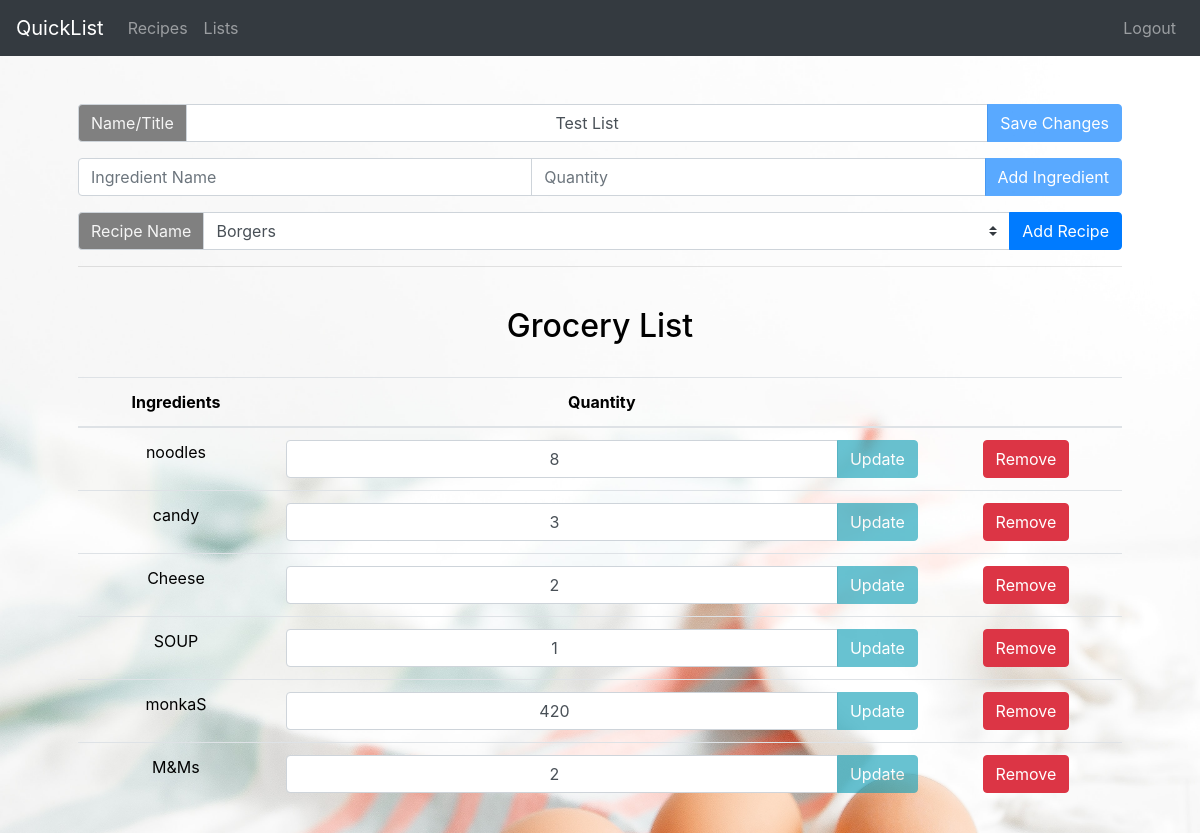
Page /lists/edit/5 (signed in) on the committed database.
### tables this page shows
CREATE TABLE "lists" (
	"id"	INTEGER NOT NULL UNIQUE,
	"user_id"	INTEGER NOT NULL,
	"name"	TEXT NOT NULL,
	"time_created"	NUMERIC NOT NULL,
	FOREIGN KEY("user_id") REFERENCES "users"("id"),
	PRIMARY KEY("id" AUTOINCREMENT)
);

CREATE TABLE "lists-ingredients-relations" (
	"list_id"	INTEGER NOT NULL,
	"ingredient_id"	INTEGER,
	"quantity"	INTEGER NOT NULL,
	"checked"	INTEGER NOT NULL DEFAULT 0,
	FOREIGN KEY("list_id") REFERENCES "lists"("id"),
	FOREIGN KEY("ingredient_id") REFERENCES "ingredients"("id")
);

CREATE TABLE 'ingredients' (
id INTEGER PRIMARY KEY AUTOINCREMENT,
name TEXT NOT NULL);

### app.py (the view)
@app.route('/lists/edit/<listID>', methods=["GET"])
@login_required
def editList(listID):
    lists = db.execute('SELECT * FROM lists WHERE id = ?', [listID]).fetchall()
    ingredients = db.execute("SELECT * FROM ingredients JOIN 'lists-ingredients-relations' ON ingredients.id = 'lists-ingredients-relations'.ingredient_id WHERE list_id = ?", [listID]).fetchall()
    recipes = db.execute('SELECT * FROM recipes WHERE user_id = ? ORDER BY name', [session['user_id']]).fetchall()
    return render_template('listEdit.html', recipes=recipes, list=lists, ingredients=ingredients)

### util.py (called while the page is built)
def login_required(f):
    @wraps(f)
    def wrap(*args, **kwargs):
        if session.get("user_id") is None:
            flash("You need to login first")
            return redirect('/login')
        else:
            return f(*args, **kwargs)
    return wrap

### templates/listEdit.html (shortened to what this page needs)
{% extends "layout.html" %}
{% block main %}
    <div class="container p-5" style="text-align: center;">
        <div class="input-group mb-3">
            <div class="input-group-prepend">
                <label class="input-group-text" for="listName" style="background-color: gray; color: whitesmoke">Name/Title</label>
            </div>
            <input name="listName" value="{{list[0][2]}}" placeholder="List Name" class="form-control" type="text" id="listName" style="text-align: center;">
            <div class="input-group-append">
                <button class="btn btn-primary" id="listNameButton" type="button" disabled>Save Changes</button>
            </div>
        </div>
        <div class="input-group mb-3">
            <input name="name" id="name" type="text" class="form-control" placeholder="Ingredient Name">
            <input name="quantity" id="quantity" type="number" min="1" class="form-control" placeholder="Quantity" onkeypress="return isInteger(event)">
            <div class="input-group-append">
                <button class="btn btn-primary" value='{{list[0][0]}}' type="button" id="addButton" disabled>Add Ingredient</button>
            </div>
        </div>
        <div class="input-group mb-3">
            <div class="input-group-prepend">
                <label class="input-group-text" for="recipeName" style="background-color: gray; color: whitesmoke">Recipe Name</label>
            </div>
            <select class="custom-select" id="recipeName">
                {% for recipe in recipes %}
                    <option value={{recipe[1]}}>{{ recipe[1] }}</option>
                {% endfor %}
            </select>
            <div class="input-group-append">
                <button class="btn btn-primary" id="recipeNameButton" type="button">Add Recipe</button>
            </div>
        </div>
        <hr>
        <br>
        <h2>Grocery List</h2>
        <br>
        <table class="table">
            <thead>
                <tr>
                    <th scope="col">Ingredients</th>
                    <th scope="col">Quantity</th>
                    <th scope="col"></th>
                </tr>
            </thead>
            <tbody>
            {% for ingredient in ingredients %}
            <tr>
                <td>{{ingredient[1]}}</td>
                <td>
                    <span class="input-group">
                        <input id=num{{ingredient[0]}} class="form-control ingredientQuantity" type="number" min="1" step="1" onkeypress="return isInteger(event)" value={{ingredient[4]}} style="text-align: center;">
                        <span class="input-group-append">
                            <button id={{ingredient[0]}} class="btn btn-info changeQuantityButton" type="button" disabled>Update</button>
                        </span>
                    </span>
                </td>
                <td>
                    <button class="btn btn-danger removeButton" type="button" value="{{ingredient[3]}}">Remove</button>
                </td>
            </tr>
            {% endfor %}
            </tbody>
        </table>
    </div>
{% endblock %}

### templates/layout.html (style rules this page uses)
body { background: url('/static/background.jpg') no-repeat center center fixed; -webkit-background-size: cover; -moz-background-size: cover; background-size: cover; -o-background-size: cover; color: black; }

### rows in the picture
lists: listName "Test List"
lists-ingredients-relations: name "noodles", quantity "8", {{ ingredient[3] }} 2 (drawn)
lists-ingredients-relations: name "candy", quantity "3", {{ ingredient[3] }} 5 (drawn)
lists-ingredients-relations: name "Cheese", quantity "2", {{ ingredient[3] }} 6 (drawn)
lists-ingredients-relations: name "SOUP", quantity "1", {{ ingredient[3] }} 8 (drawn)
lists-ingredients-relations: name "monkaS", quantity "420", {{ ingredient[3] }} 9 (drawn)
lists-ingredients-relations: name "M&Ms", quantity "2", {{ ingredient[3] }} 10 (drawn)

### other values in the picture
form field value "Borgers"
